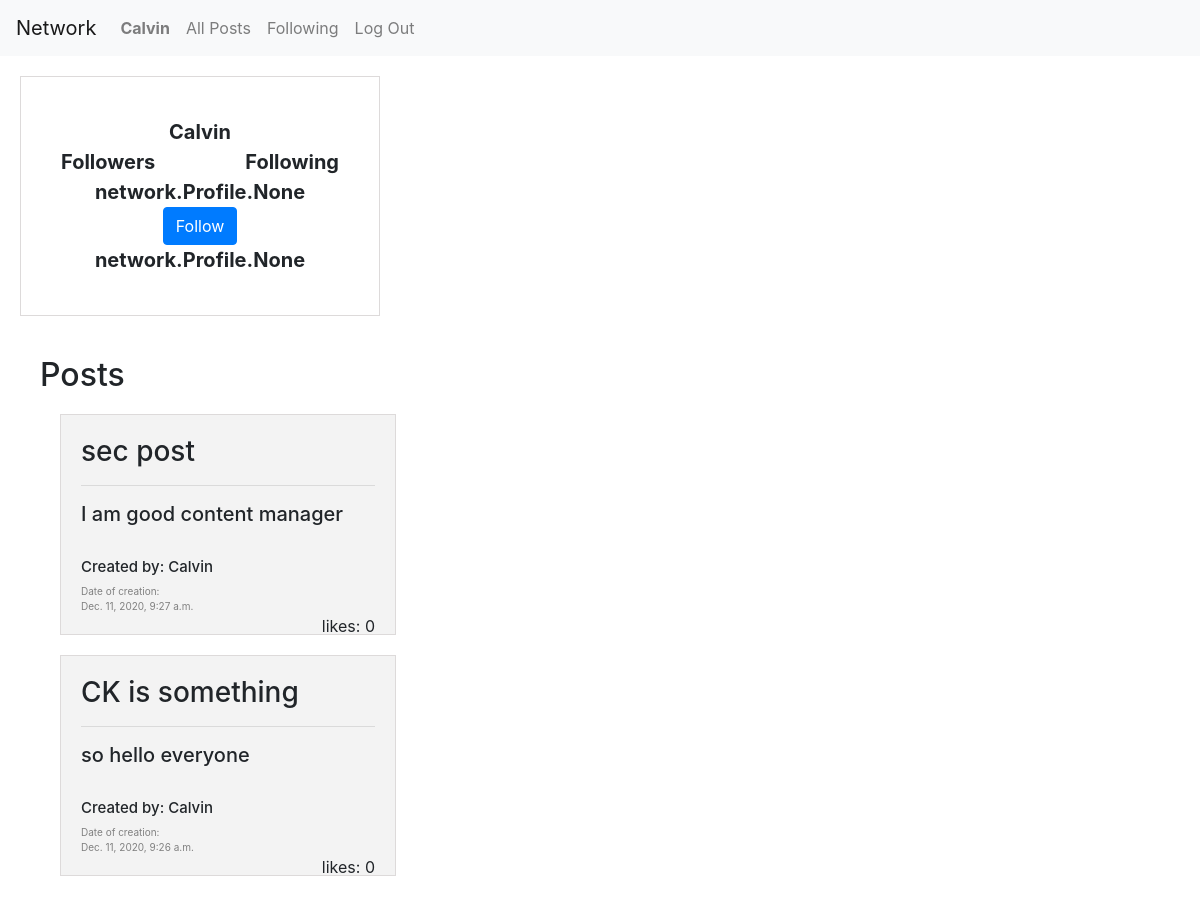
The page /profile (signed in) on the database its author committed.
### network/models.py (models this page shows, shortened)
class User(AbstractUser):
    def __str__(self):
        return self.username

class Post(models.Model):
    title = models.CharField(max_length=64)
    text = models.TextField()
    likes = models.IntegerField()
    creation_date = models.DateTimeField()
    author = models.ForeignKey(User, on_delete=models.CASCADE, blank=True, related_name="author")

### network/views.py (the view)
# urls.py: path("profile", views.profile, name="profile"),
def profile(request):
    posts_list = Post.objects.filter(author=request.user).order_by('-creation_date')
    return render(request, "network/profile.html",{
        "posts_list" : posts_list,
        "user": request.user,
    })

### network/templates/network/profile.html
{% extends "network/layout.html" %}
{% load static %}
{% block body %}
<div class="profile-container">
    <div class="row" style="text-align: center;">
        <div class="col-sm-2"></div>
        <div class="col-sm-8">{{user.username}}</div>
        <div class="col-sm-2"></div>
      </div>
      <div class="row" style="text-align: center;">
        <div class="col-sm">Followers</div>
        <div class="col-sm"></div>
        <div class="col-sm">Following</div>
      </div>
      <div class="row" style="text-align: center;">
        <div class="col-sm">{{user.followers}}</div>
        {% if user.is_authenticated %}
            <div class="col-sm"><button type="button" id="button" class="btn btn-primary">Follow</button></div>
        {% endif %}
        <div class="col-sm">{{user.following}}</div>
      </div>
</div>
<div class="posts-container">
    <h2>Posts</h2>
    {% for post in posts_list %}
        <div class="post">
            <h3>{{post.title}}</h3>
            <hr>
            <h5>{{post.text}}</h5>
            <br>
            <h5 style="font-size: 15px;">Created by: {{post.author}}</h5>
            <div class="date">
                Date of creation: <br>
                {{post.creation_date}}
            </div>
            <div class="likes">
                likes: {{post.likes}}
            </div>
        </div>
    {% endfor %}
</div>
{% endblock %}

### network/templates/network/layout.html (shortened to what this page needs)
{% load static %}
<!DOCTYPE html>
<html lang="en">
    <head>
        <link rel="stylesheet" href="https://stackpath.bootstrapcdn.com/bootstrap/4.4.1/css/bootstrap.min.css">
        <link href="{% static 'network/styles.css' %}" rel="stylesheet">
    </head>
    <body>
        <nav class="navbar navbar-expand-lg navbar-light bg-light">
            <a class="navbar-brand" href="{% url 'index' %}">Network</a>
            <div>
              <ul class="navbar-nav mr-auto">
                {% if user.is_authenticated %}
                    <li class="nav-item">
                        <a class="nav-link" id="profile_link" data-userid={{user.id}}><strong>{{ user.username }}</strong></a>
                    </li>
                {% endif %}
                <li class="nav-item">
                  <a class="nav-link" id="all_posts">All Posts</a>
                </li>
                {% if user.is_authenticated %}
                    <li class="nav-item">
                        <a class="nav-link" id="following" data-userid={{user.id}}>Following</a>
                    </li>
                    <li class="nav-item">
                        <a class="nav-link" href="{% url 'logout' %}">Log Out</a>
                    </li>
                {% endif %}
              </ul>
            </div>
          </nav>
        <div class="body">
            {% block body %}
            {% endblock %}
        </div>
    </body>
</html>

### network/static/network/styles.css (style rules this page uses)
.posts-container { padding: 20px; margin: 20px; }
.post { height: 20%; width: 30%; background-color: #f3f3f3; border: 1px solid rgb(221, 218, 218); padding: 20px; margin: 20px; }
.date { font-size: 10px; color: gray; }
.likes { float: right; }
.profile-container { height: 20%; width: 30%; padding: 40px; margin: 20px; border: 1px solid rgb(221, 218, 218); text-align: center; font-weight: bold; font-size: 20px; }

### rows shown on the page
User: username "Calvin", followers "network.Profile.None", following "network.Profile.None"
Post: title "sec post", text "I am good content manager", author "Calvin", creation_date "Dec. 11, 2020, 9:27 a.m.", likes "0"
Post: title "CK is something", text "so hello everyone", author "Calvin", creation_date "Dec. 11, 2020, 9:26 a.m.", likes "0"
